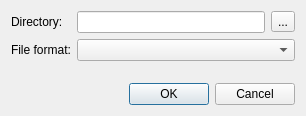
<?xml version="1.0" encoding="UTF-8"?>
<ui version="4.0">
 <class>DirectoryMonitorSetupDialog</class>
 <widget class="QDialog" name="DirectoryMonitorSetupDialog">
  <property name="geometry">
   <rect>
    <x>0</x>
    <y>0</y>
    <width>306</width>
    <height>116</height>
   </rect>
  </property>
  <property name="windowTitle">
   <string>Dialog</string>
  </property>
  <layout class="QGridLayout" name="gridLayout">
   <item row="1" column="0">
    <widget class="QLabel" name="label_2">
     <property name="text">
      <string>File format:</string>
     </property>
    </widget>
   </item>
   <item row="0" column="0">
    <widget class="QLabel" name="label">
     <property name="text">
      <string>Directory:</string>
     </property>
    </widget>
   </item>
   <item row="0" column="1">
    <layout class="QHBoxLayout" name="horizontalLayout">
     <item>
      <widget class="QLineEdit" name="lineEditDir"/>
     </item>
     <item>
      <widget class="QToolButton" name="toolButtonSelectDirectory">
       <property name="text">
        <string>...</string>
       </property>
      </widget>
     </item>
    </layout>
   </item>
   <item row="3" column="0" colspan="2">
    <widget class="QDialogButtonBox" name="buttonBox">
     <property name="orientation">
      <enum>Qt::Horizontal</enum>
     </property>
     <property name="standardButtons">
      <set>QDialogButtonBox::Cancel|QDialogButtonBox::Ok</set>
     </property>
    </widget>
   </item>
   <item row="1" column="1">
    <widget class="QComboBox" name="comboBoxFormat"/>
   </item>
   <item row="2" column="0" colspan="2">
    <spacer name="verticalSpacer">
     <property name="orientation">
      <enum>Qt::Vertical</enum>
     </property>
     <property name="sizeHint" stdset="0">
      <size>
       <width>20</width>
       <height>40</height>
      </size>
     </property>
    </spacer>
   </item>
  </layout>
 </widget>
 <tabstops>
  <tabstop>lineEditDir</tabstop>
  <tabstop>toolButtonSelectDirectory</tabstop>
  <tabstop>comboBoxFormat</tabstop>
 </tabstops>
 <resources/>
 <connections>
  <connection>
   <sender>buttonBox</sender>
   <signal>accepted()</signal>
   <receiver>DirectoryMonitorSetupDialog</receiver>
   <slot>accept()</slot>
   <hints>
    <hint type="sourcelabel">
     <x>248</x>
     <y>254</y>
    </hint>
    <hint type="destinationlabel">
     <x>157</x>
     <y>274</y>
    </hint>
   </hints>
  </connection>
  <connection>
   <sender>buttonBox</sender>
   <signal>rejected()</signal>
   <receiver>DirectoryMonitorSetupDialog</receiver>
   <slot>reject()</slot>
   <hints>
    <hint type="sourcelabel">
     <x>316</x>
     <y>260</y>
    </hint>
    <hint type="destinationlabel">
     <x>286</x>
     <y>274</y>
    </hint>
   </hints>
  </connection>
  <connection>
   <sender>toolButtonSelectDirectory</sender>
   <signal>clicked()</signal>
   <receiver>DirectoryMonitorSetupDialog</receiver>
   <slot>selectDir()</slot>
   <hints>
    <hint type="sourcelabel">
     <x>270</x>
     <y>33</y>
    </hint>
    <hint type="destinationlabel">
     <x>367</x>
     <y>28</y>
    </hint>
   </hints>
  </connection>
 </connections>
 <slots>
  <slot>selectDir()</slot>
 </slots>
</ui>
